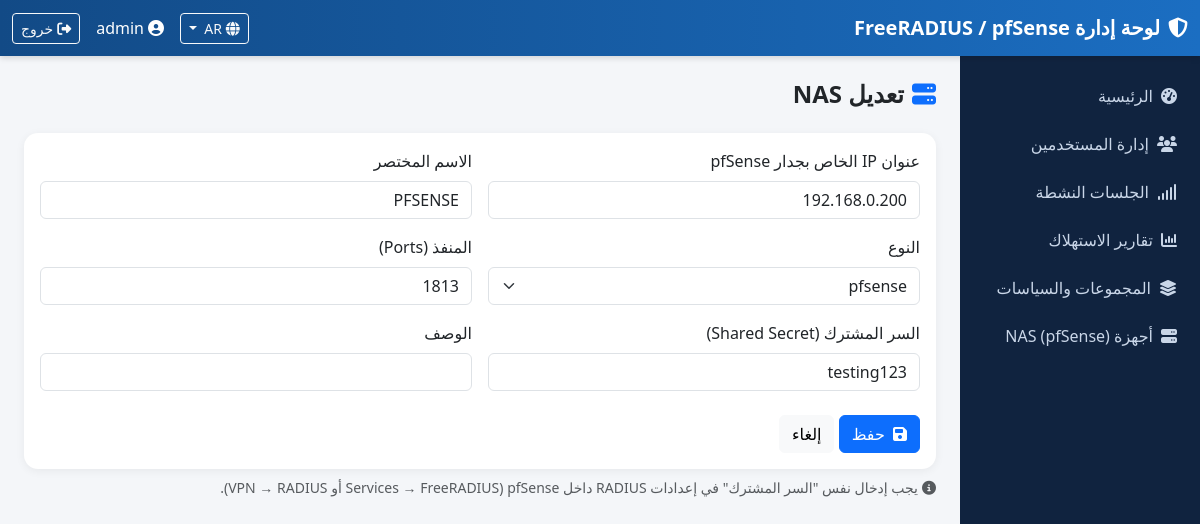
The app's page /radius-dashboard/nas_form.php?id=1 (signed in) with its own data.
### tables this page shows
CREATE TABLE `nas` (
  `id` int NOT NULL AUTO_INCREMENT,
  `nasname` varchar(128) NOT NULL,
  `shortname` varchar(32) DEFAULT NULL,
  `type` varchar(30) DEFAULT 'other',
  `ports` int DEFAULT NULL,
  `secret` varchar(60) NOT NULL DEFAULT 'secret',
  `server` varchar(64) DEFAULT NULL,
  `community` varchar(50) DEFAULT NULL,
  `description` varchar(200) DEFAULT 'RADIUS Client',
  PRIMARY KEY (`id`),
  KEY `nasname` (`nasname`)
);

### radius-dashboard/includes/i18n.php (called while the page is built, shortened)
<?php
function t($key, $params = []) {
    $translations = $GLOBALS['__translations'] ?? [];
    $text = $translations[$key] ?? $key;
    return $text;
}

### radius-dashboard/nas_form.php (the view, shortened to what this page needs)
<?php
$nas = ['id'=>'', 'nasname'=>'', 'shortname'=>'', 'type'=>'other', 'ports'=>'', 'secret'=>'', 'description'=>''];
if (!empty($_GET['id'])) {
    $pdo = get_db();
    $stmt = $pdo->prepare("SELECT * FROM nas WHERE id = ?");
    $stmt->execute([(int)$_GET['id']]);
    $row = $stmt->fetch();
    if ($row) $nas = $row;
}
include __DIR__ . '/includes/header.php';
?>
<h4 class="fw-bold mb-4"><i class="fa fa-server me-2 text-primary"></i><?= $nas['id'] ? t('edit_nas_title') : t('add_nas_title') ?></h4>
<div class="card">
  <div class="card-body">
    <form method="post" action="nas_save.php">
      <div class="row g-3">
        <div class="col-md-6">
          <label class="form-label"><?= t('label_pfsense_ip') ?></label>
          <input type="text" name="nasname" class="form-control" placeholder="192.168.1.1" value="<?= htmlspecialchars($nas['nasname']) ?>" required>
        </div>
        <div class="col-md-6">
          <label class="form-label"><?= t('label_shortname') ?></label>
          <input type="text" name="shortname" class="form-control" placeholder="pfsense-main" value="<?= htmlspecialchars($nas['shortname']) ?>" required>
        </div>
        <div class="col-md-6">
          <label class="form-label"><?= t('label_type') ?></label>
          <select name="type" class="form-select">
            <?php foreach (['other','cisco','livingston','pfsense'] as $t): ?>
              <option value="<?= $t ?>" <?= $nas['type']===$t?'selected':'' ?>><?= $t ?></option>
            <?php endforeach; ?>
          </select>
        </div>
        <div class="col-md-6">
          <label class="form-label"><?= t('label_port') ?></label>
          <input type="text" name="ports" class="form-control" value="<?= htmlspecialchars($nas['ports']) ?>">
        </div>
        <div class="col-md-6">
          <label class="form-label"><?= t('label_secret') ?></label>
          <input type="text" name="secret" class="form-control" value="<?= htmlspecialchars($nas['secret']) ?>" required>
        </div>
        <div class="col-md-6">
          <label class="form-label"><?= t('label_description') ?></label>
          <input type="text" name="description" class="form-control" value="<?= htmlspecialchars($nas['description']) ?>">
        </div>
      </div>
      <div class="mt-4">
        <button type="submit" class="btn btn-primary"><i class="fa fa-save me-1"></i> <?= t('btn_save') ?></button>
        <a href="nas.php" class="btn btn-light"><?= t('btn_cancel') ?></a>
      </div>
    </form>
  </div>
</div>
<p class="text-muted small mt-2"><i class="fa fa-info-circle me-1"></i><?= t('nas_secret_hint') ?></p>
<?php include __DIR__ . '/includes/footer.php'; ?>

### radius-dashboard/assets/css/style.css (style rules this page uses)
:root { --brand: #1b6ec2; --brand-dark: #124a86; --sidebar-w: 240px; }
body { background: #f4f6f9; font-family: 'Segoe UI', Tahoma, Arial, sans-serif; }
.card { border: none; border-radius: 14px; box-shadow: 0 2px 10px rgba(0,0,0,.06); }

### records on screen
nas: nasname "192.168.0.200", shortname "PFSENSE", type "pfsense", ports "1813", secret "testing123"

### other values on screen
t('app_name') "لوحة إدارة FreeRADIUS / pfSense"
current_lang() "AR"
current_admin() "admin"
t('logout') "خروج"
t('nav_dashboard') "الرئيسية"
t('nav_users') "إدارة المستخدمين"
t('nav_sessions') "الجلسات النشطة"
t('nav_reports') "تقارير الاستهلاك"
t('nav_groups') "المجموعات والسياسات"
t('nav_nas') "أجهزة NAS (pfSense)"
t('edit_nas_title') "تعديل NAS"
t('label_pfsense_ip') "عنوان IP الخاص بجدار pfSense"
t('label_shortname') "الاسم المختصر"
t('label_type') "النوع"
t('label_port') "المنفذ (Ports)"
